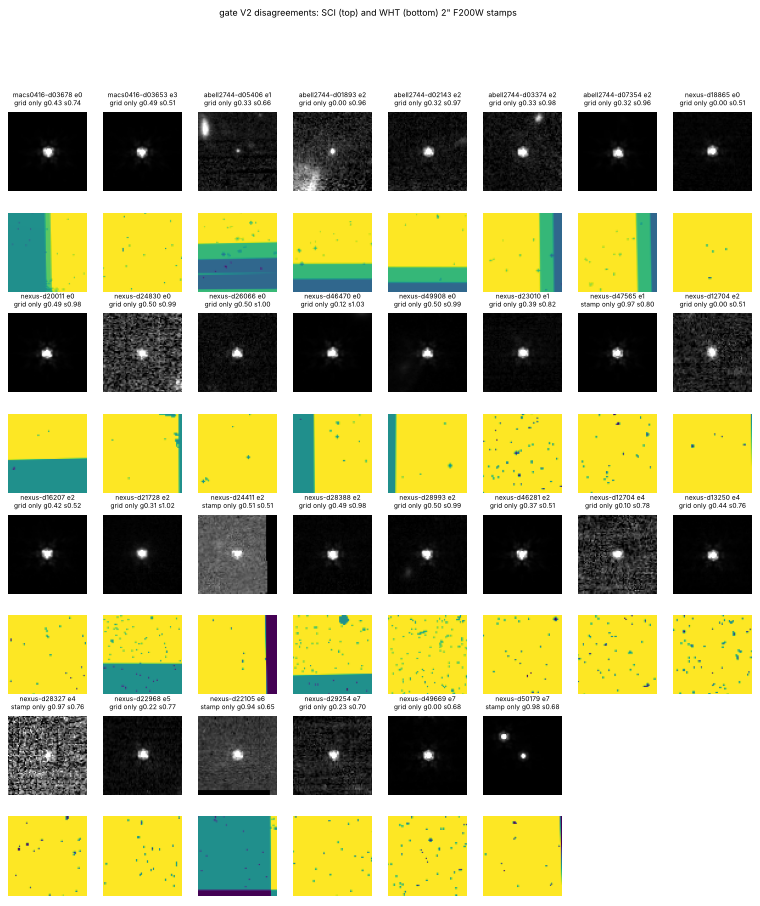

Recreate this plot in Python.
"""Contact sheet of the gate V2 disagreements (grid edge_pair != stamp_edge). Usage (repo root):
sheet_v2.py STAMP_ROOT   (STAMP_ROOT/<field>/stamps/e<k>/ from gate_v2.py); writes sheet_v2.png"""

import sys
from pathlib import Path

import matplotlib

matplotlib.use("Agg")
import matplotlib.pyplot as plt  # noqa: E402
import numpy as np  # noqa: E402
from astropy.io import fits  # noqa: E402
from astropy.table import Table, vstack  # noqa: E402

root, here = Path(sys.argv[1]), Path(__file__).parent
t = vstack(
    [Table.read(here / f"gate_v2/pairs_{f}.ecsv") for f in ("macs0416", "abell2744", "nexus")]
)
d = t[t["edge_pair"] != t["stamp_edge"]]
n = len(d)
if n == 0:
    sys.exit("no disagreements; no sheet")
cols = 8
fig, axs = plt.subplots(
    2 * ((n + cols - 1) // cols), cols, figsize=(cols * 1.5, 3.2 * ((n + cols - 1) // cols))
)
for a in axs.flat:
    a.axis("off")
for i, r in enumerate(d):
    hits = list((root / str(r["field"]) / "stamps" / f"e{r['epoch']}").rglob(f"{r['uid']}.fits"))
    row, col = 2 * (i // cols), i % cols
    if hits:
        with fits.open(hits[0]) as h:
            sci = np.nan_to_num(h["SCI"].data)
            wht = np.nan_to_num(h["WHT"].data)
        axs[row, col].imshow(
            sci,
            origin="lower",
            cmap="gray",
            vmin=np.percentile(sci, 5),
            vmax=np.percentile(sci, 99.5),
        )
        axs[row + 1, col].imshow(wht, origin="lower", cmap="viridis", vmin=0)
    tag = "grid only" if r["edge_pair"] else "stamp only"
    axs[row, col].set_title(
        f"{r['uid']} e{r['epoch']}\n{tag} g{r['grid_wht_rel']:.2f} s{r['stamp_wht_rel']:.2f}",
        fontsize=6,
    )
fig.suptitle('gate V2 disagreements: SCI (top) and WHT (bottom) 2" F200W stamps', fontsize=8)
fig.savefig(here / "sheet_v2.png", dpi=80, bbox_inches="tight")
print(n, "disagreements")
